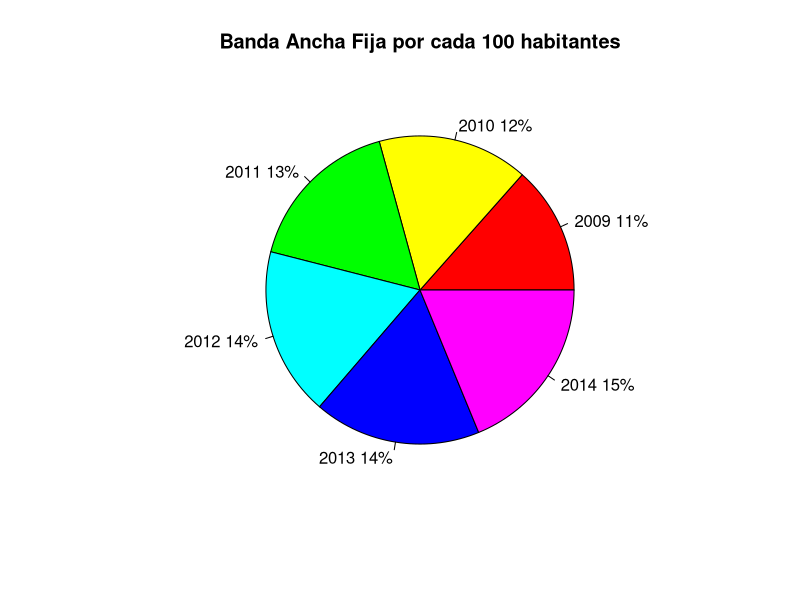

R code for this plot:
#Comparative Box Plots
all.scores <- read.csv("bafijaporcada100habitantes.csv")
all.scores
suscripciones <- all.scores[,"Suscripciones.100.h"] #trae columnas 
sus <- suscripciones[10:15]
sus
lbls <- c("2009","2010","2011","2012","2013","2014")
pct <- round(sus/sum(suscripciones)*100)
lbls <- paste(lbls, pct) # add percents to labels
lbls <- paste(lbls,"%",sep="") # ad % to labels 
  
pie(sus,labels=lbls,main="Banda Ancha Fija por cada 100 habitantes",col=rainbow(length(lbls)))
